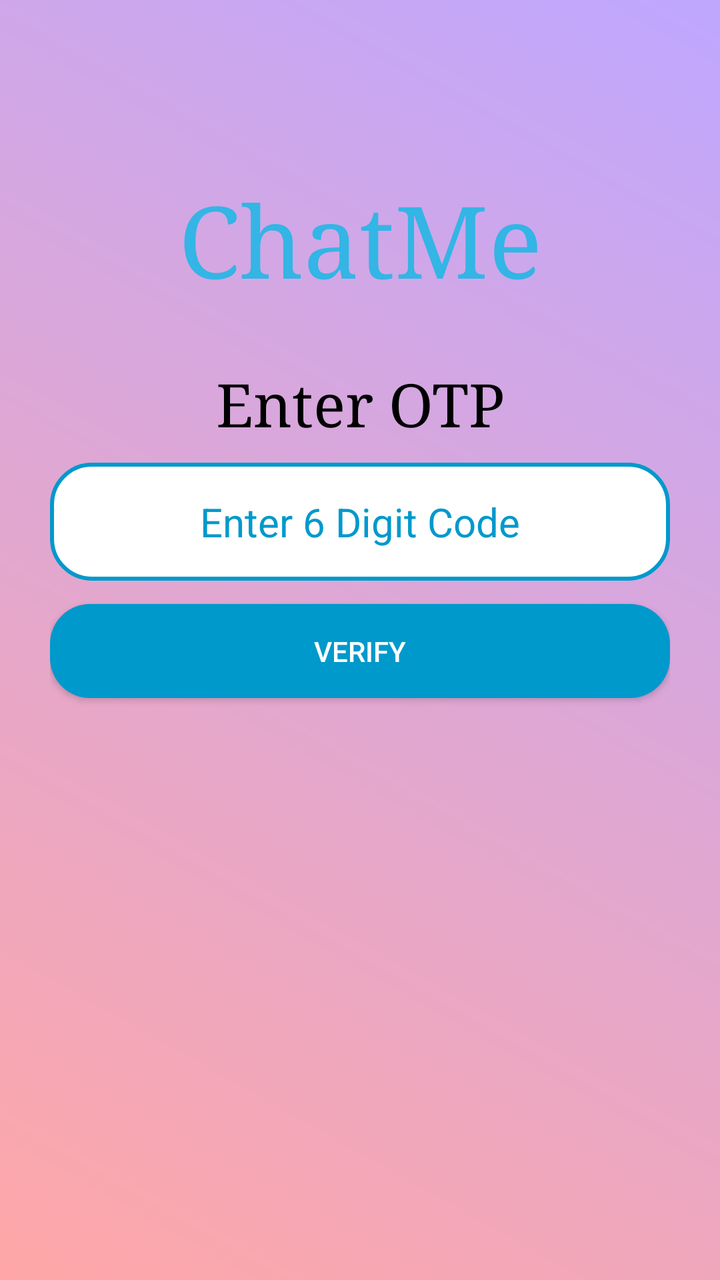
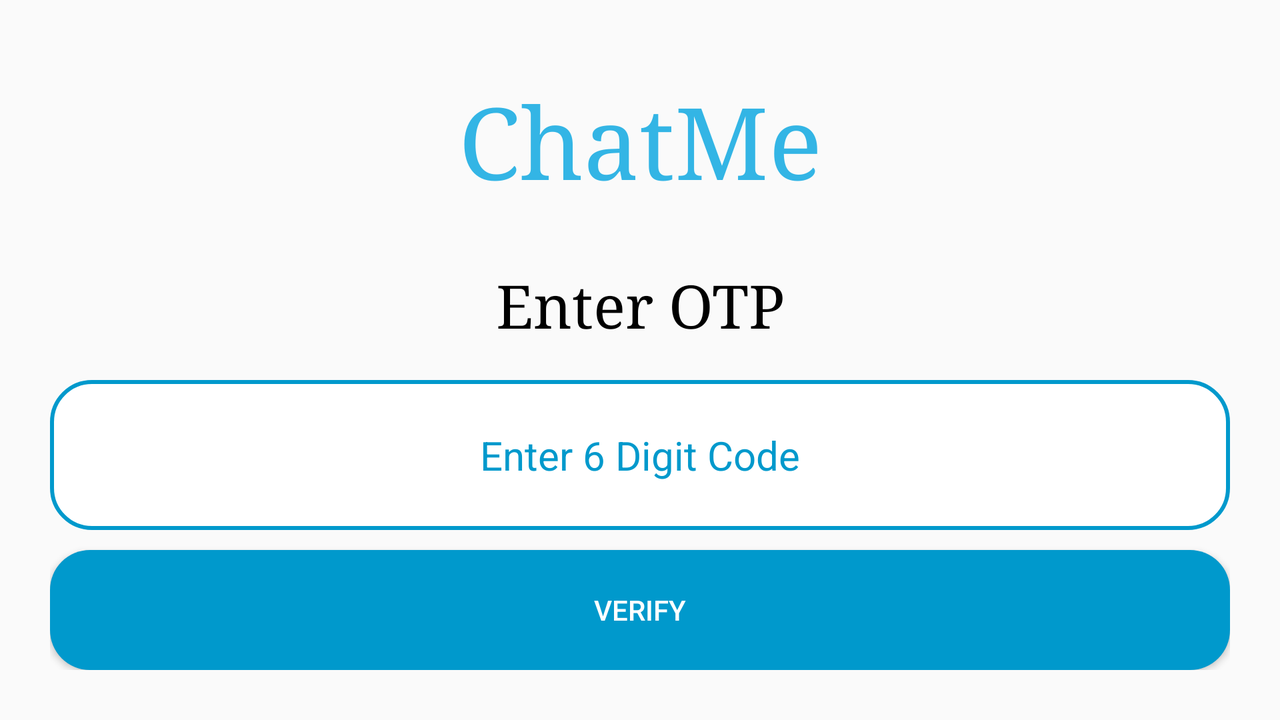

An Android layout and its configuration variant, each rendered on a device that would load it. The default file and the variant file are quoted in full after the pictures.
<!-- AndroidManifest.xml: application theme AppTheme -->
<!-- res/layout/activity_otp_page.xml -->
<?xml version="1.0" encoding="utf-8"?>
<LinearLayout xmlns:android="http://schemas.android.com/apk/res/android"
    xmlns:app="http://schemas.android.com/apk/res-auto"
    xmlns:tools="http://schemas.android.com/tools"
    android:layout_width="match_parent"
    android:layout_height="match_parent"
    tools:context=".OtpPage"
    android:orientation="vertical"
    android:weightSum="10"
    android:padding="25dp"
    android:background="@drawable/view_background">

    <View
        android:layout_width="match_parent"
        android:layout_height="0dp"
        android:layout_weight="1"
        android:id="@+id/View1"/>

    <TextView
        android:id="@+id/logotv"
        android:layout_width="match_parent"
        android:layout_height="0dp"
        android:layout_weight="1.2"
        android:gravity="center"
        android:text="ChatMe"
        android:textSize="50sp"
        android:fontFamily="serif"
        android:textColor="@android:color/holo_blue_light"/>

    <View
        android:layout_width="match_parent"
        android:layout_height="0dp"
        android:layout_weight="0.3"
        android:id="@+id/View2"/>

    <TextView
        android:layout_width="match_parent"
        android:layout_height="0dp"
        android:layout_weight="1"
        android:id="@+id/otptext"
        android:text="Enter OTP"
        android:fontFamily="serif"
        android:gravity="center"
        android:textSize="30sp"
        android:textColor="@android:color/black"/>

    <EditText
        android:layout_width="match_parent"
        android:layout_height="0dp"
        android:layout_weight="1"
        android:id="@+id/otptv"
        android:hint="Enter 6 Digit Code"
        android:textAlignment="center"
        android:inputType="number"
        android:ems="6"
        android:textSize="20sp"
        android:background="@drawable/edittext_form"
        android:textColorHint="@android:color/holo_blue_dark"
        android:textColor="@android:color/black"/>

    <View
        android:layout_width="match_parent"
        android:layout_height="0dp"
        android:layout_weight="0.2"
        android:id="@+id/View3"/>

    <Button
        android:layout_width="match_parent"
        android:layout_height="0dp"
        android:layout_weight="0.8"
        android:text="Verify"
        android:id="@+id/verify_otp_btn"
        android:textColor="#ffff"
        android:background="@drawable/button_form"/>

</LinearLayout>
<!-- resources referenced by this layout -->
<resources>
  <!-- drawable button_form (drawable) -->
  <?xml version="1.0" encoding="utf-8"?>
  <shape xmlns:android="http://schemas.android.com/apk/res/android" android:shape="rectangle">
      <corners android:radius="20dp"/>
      <solid android:color="@android:color/holo_blue_dark"/>
  </shape>
  <!-- drawable edittext_form (drawable) -->
  <?xml version="1.0" encoding="utf-8"?>
  <shape xmlns:android="http://schemas.android.com/apk/res/android" android:shape="rectangle">
      <solid android:color="#ffff"/>
      <corners android:radius="20dp"/>
      <stroke android:color="@android:color/holo_blue_dark" android:width="2dp"/>
  </shape>
  <!-- drawable view_background (drawable) -->
  <?xml version="1.0" encoding="utf-8"?>
  <shape xmlns:android="http://schemas.android.com/apk/res/android">
      <gradient android:startColor="#FFA7A7" android:endColor="#BFA7FF" android:angle="45"/>
  </shape>
  <style name="AppTheme" parent="Theme.AppCompat.Light.NoActionBar">
          
          <item name="colorPrimary">@android:color/holo_blue_light</item>
          <item name="colorPrimaryDark">@android:color/holo_blue_dark</item>
          <item name="colorAccent">@color/colorAccent</item>
  
      </style>
  <color name="colorAccent">#D81B60</color>
</resources>
<!-- res/layout-land/activity_otp_page.xml (the repository's variant of the layout above) -->
<!-- drawn on the phone turned sideways -->
<?xml version="1.0" encoding="utf-8"?>
<LinearLayout xmlns:android="http://schemas.android.com/apk/res/android"
    xmlns:app="http://schemas.android.com/apk/res-auto"
    xmlns:tools="http://schemas.android.com/tools"
    android:layout_width="match_parent"
    android:layout_height="match_parent"
    tools:context=".OtpPage"
    android:orientation="vertical"
    android:padding="25dp">


    <TextView
        android:id="@+id/logotv"
        android:layout_width="match_parent"
        android:layout_height="0dp"
        android:layout_weight="1.2"
        android:gravity="center"
        android:text="ChatMe"
        android:textSize="50sp"
        android:fontFamily="serif"
        android:textColor="@android:color/holo_blue_light"/>



    <TextView
        android:layout_width="match_parent"
        android:layout_height="0dp"
        android:layout_weight="1"
        android:id="@+id/otptext"
        android:text="Enter OTP"
        android:fontFamily="serif"
        android:gravity="center"
        android:textSize="30sp"
        android:textColor="@android:color/black"/>

    <EditText
        android:layout_width="match_parent"
        android:layout_height="0dp"
        android:layout_weight="1"
        android:id="@+id/otptv"
        android:hint="Enter 6 Digit Code"
        android:textAlignment="center"
        android:inputType="number"
        android:ems="6"
        android:textSize="20sp"
        android:background="@drawable/edittext_form"
        android:textColorHint="@android:color/holo_blue_dark"
        android:textColor="@android:color/black"/>



    <Button
        android:layout_width="match_parent"
        android:layout_height="0dp"
        android:layout_weight="0.8"
        android:layout_marginTop="10dp"
        android:text="Verify"
        android:id="@+id/verify_otp_btn"
        android:textColor="#ffff"
        android:background="@drawable/button_form"/>

</LinearLayout>
<!-- resources referenced by the variant -->
<!-- as the phone turned sideways resolves them -->
<resources>
  <!-- drawable button_form (drawable) -->
  <?xml version="1.0" encoding="utf-8"?>
  <shape xmlns:android="http://schemas.android.com/apk/res/android" android:shape="rectangle">
      <corners android:radius="20dp"/>
      <solid android:color="@android:color/holo_blue_dark"/>
  </shape>
  <!-- drawable edittext_form (drawable) -->
  <?xml version="1.0" encoding="utf-8"?>
  <shape xmlns:android="http://schemas.android.com/apk/res/android" android:shape="rectangle">
      <solid android:color="#ffff"/>
      <corners android:radius="20dp"/>
      <stroke android:color="@android:color/holo_blue_dark" android:width="2dp"/>
  </shape>
  <style name="AppTheme" parent="Theme.AppCompat.Light.NoActionBar">
          
          <item name="colorPrimary">@android:color/holo_blue_light</item>
          <item name="colorPrimaryDark">@android:color/holo_blue_dark</item>
          <item name="colorAccent">@color/colorAccent</item>
  
      </style>
  <color name="colorAccent">#D81B60</color>
</resources>
